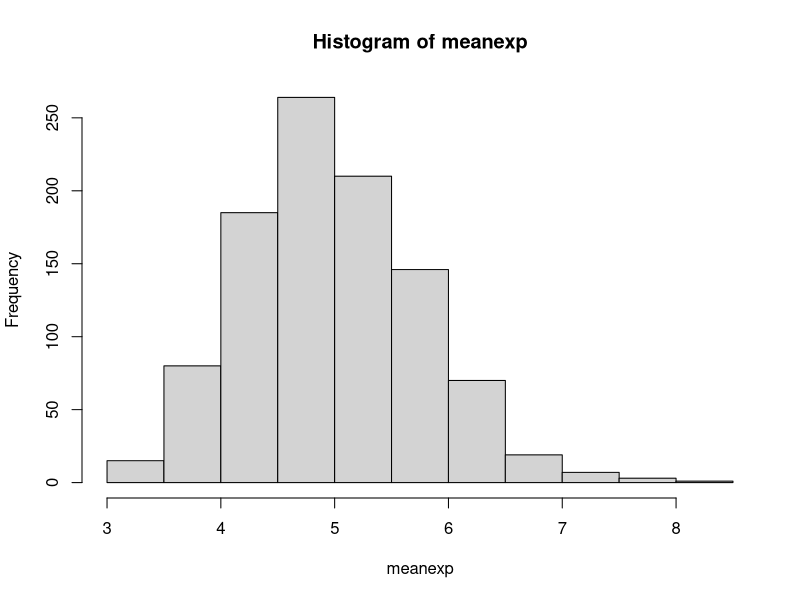

Reproduce this figure in R.
## ---- chunk 1

lambda = 0.2    # given by assignment
samples = 40    # number of samples to use for the mean
simulations = 1000      # number of simulations to run

meanexp = NULL
for (i in 1 : simulations) 
        meanexp = c(meanexp, mean(rexp(samples, lambda)))
hist (meanexp)

# nosim <- 1000
# cfunc <- function(x, n) sqrt(n) * (mean(x) - 0.9) / sqrt(.1 * .9)
# dat <- data.frame(
#         x = c(apply(matrix(sample(0:1, prob = c(.1,.9), nosim * 10, replace = TRUE), 
#                            nosim), 1, cfunc, 10),
#               apply(matrix(sample(0:1, prob = c(.1,.9), nosim * 30, replace = TRUE), 
#                            nosim), 1, cfunc, 30),
#               apply(matrix(sample(0:1, prob = c(.1,.9), nosim * 50, replace = TRUE), 
#                            nosim), 1, cfunc, 50)
#         ),
#         size = factor(rep(c(10, 30, 50), rep(nosim, 3))))
# g <- ggplot(dat, aes(x = x, fill = size)) + geom_histogram(binwidth=.3, colour = "black", aes(y = ..density..)) 
# g <- g + stat_function(fun = dnorm, size = 2)
# g + facet_grid(. ~ size)

## ---- chunk 2

#More potentially useful code:
#
#---
#title: "Testing chunk reuse"
#author: "Neil Saunders"
#date: "24/02/2015"
#output: html_document
#---
# 
### Introduction
#Here is my very interesting document.
# 
#Chunk 1 is calling chunk 2 here, but you can't see it.
#```{r chunk1, ref.label="chunk2", echo=FALSE}
#```
# 
### This chunk is unnamed but can now use code from chunk 2
#```{r}
#myFunction(7)
#```
# 
### This is chunk 2
#My long and ugly R function is now down here.
# 
#```{r chunk2}
## it's not really long and ugly
## it just squares the input
## but imagine that it is long and ugly
# 
#myFunction <- function(x) {
#  print(x ^ 2)
#}
#```
